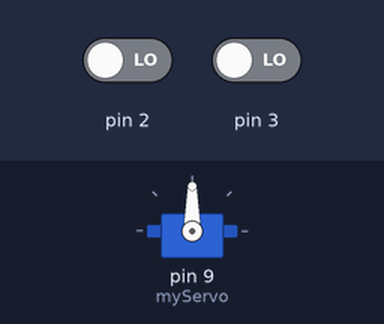
Bench run of a sketch on a simulated Arduino Uno, built with avr-gcc and run on an emulated ATmega328P. Parts: servo. The test bench sets the inputs (shaded band); at power-on: pin 2 LOW, pin 3 LOW.

Above: at 1.2 s.
1.3 s: pin 2 driven HIGH
At 2.3 s:
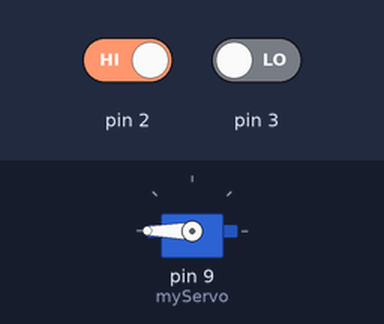
2.8 s: pin 2 driven LOW
At 3.4 s:
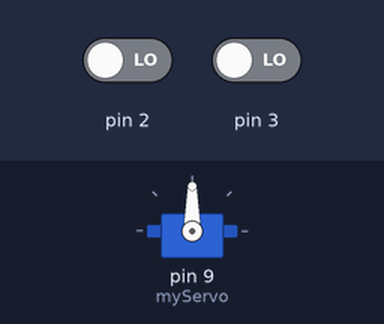
4.3 s: pin 3 driven HIGH
At 4.6 s:
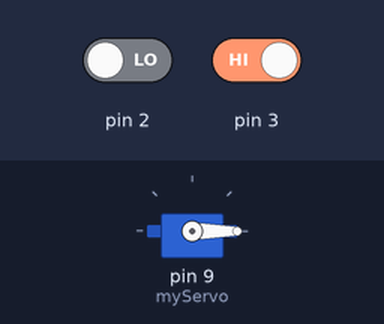
5.8 s: pin 3 driven LOW
At 7.0 s:
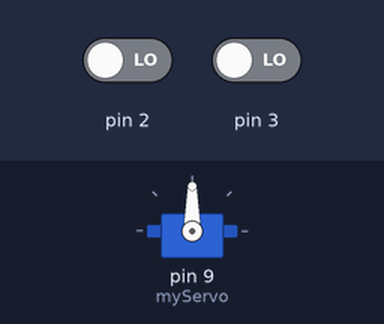
Timing chart, 0 to 8.3 s (numbered marks = the images above; inputs shaded):
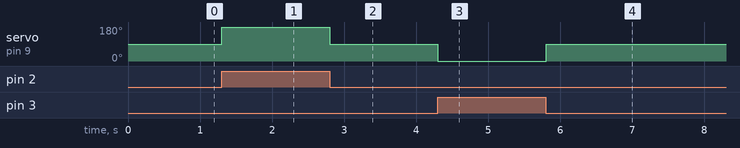

The sketch:

botonsServoRotCont.ino
```cpp
 /*

   Dos botons, si s'apreta un gira
   cap a la dreta, si s'apreta
   l'altre a l'esquerra

*/

#include <Servo.h>

Servo myServo;


void setup() {
  myServo.attach(9);
  pinMode(2, INPUT);
  pinMode(3, INPUT);

}

void loop() {
  if (digitalRead(2)) {
    myServo.write(180);
    delay(2);
  }
  else if (digitalRead(3)) {
    myServo.write(0);
    delay(2);
  }
  else {
    myServo.write(90);
  }
}
```

Measured:
- after the input at 1.3 s, servo on pin 9 (myServo): 90° → 180° at once
- after the input at 2.8 s, servo on pin 9 (myServo): 180° → 90° at once
- after the input at 4.3 s, servo on pin 9 (myServo): 90° → 0° at once
- after the input at 5.8 s, servo on pin 9 (myServo): 0° → 90° at once
